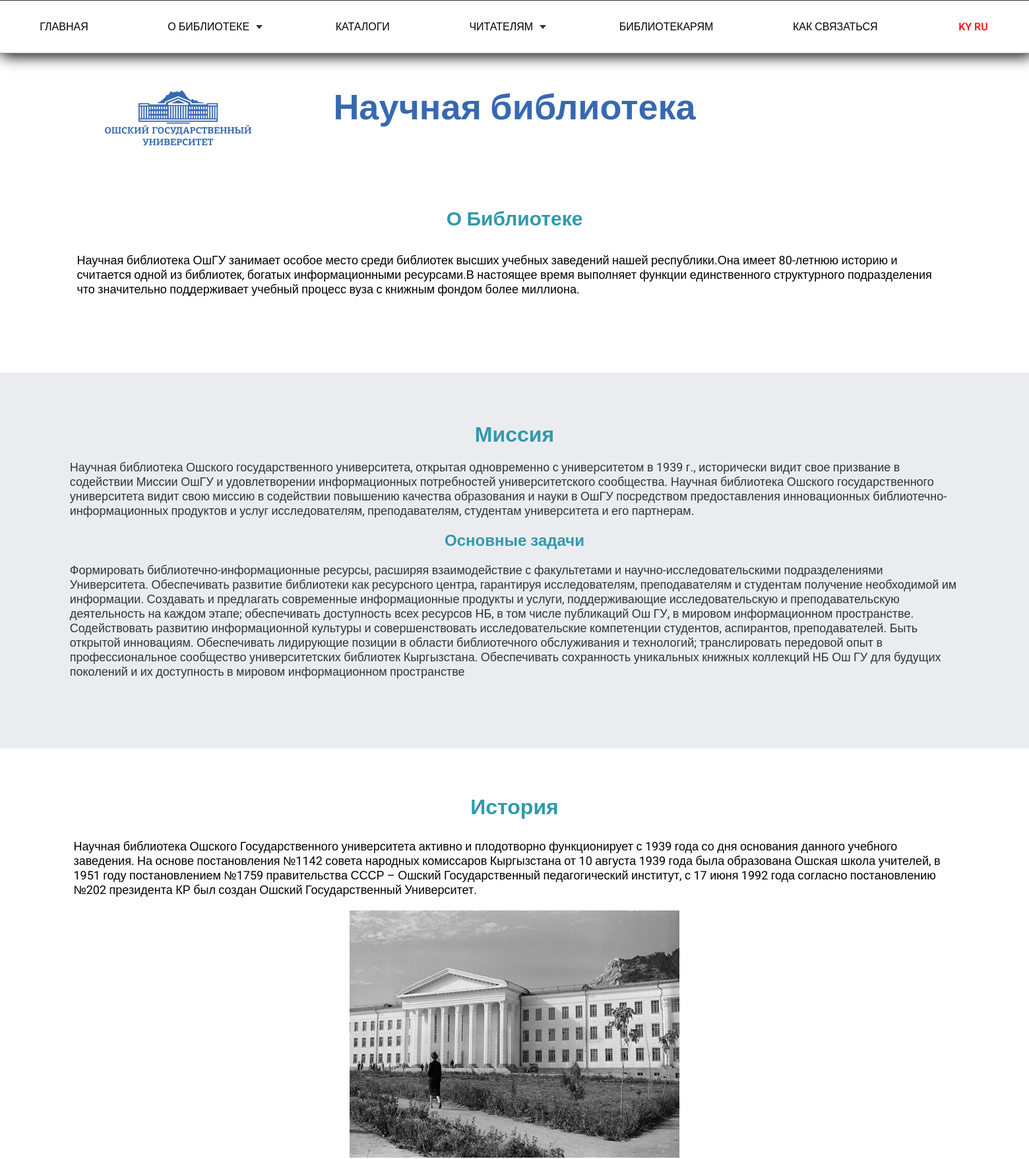
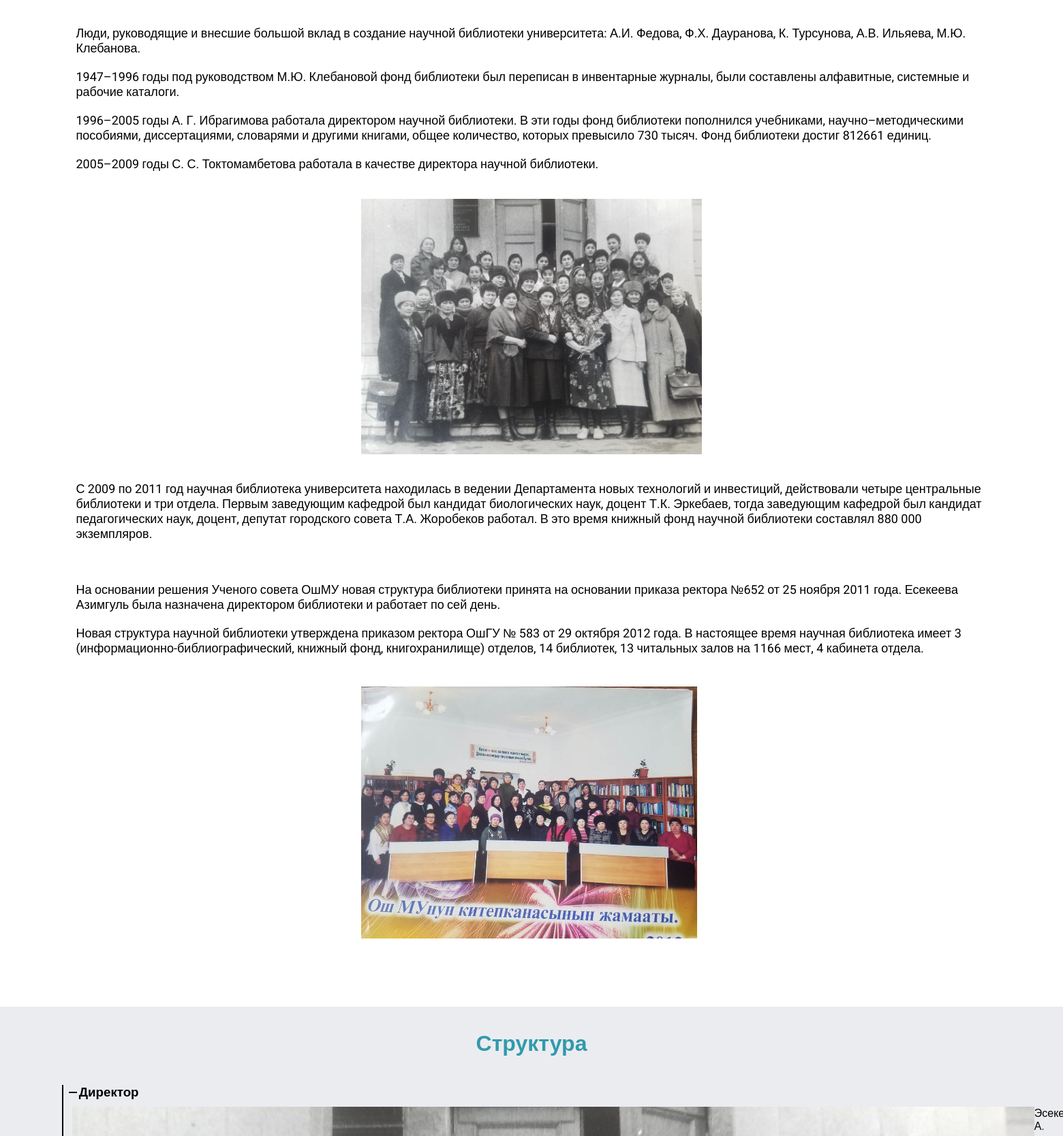
/about (upper part), run on the app's committed database (2 pictures, top to bottom).
### home/models.py (models this page shows)
class Library(models.Model):
    l_title = models.CharField(max_length=200, blank=True, null=True, verbose_name='Заголовок о библиотеке')
    l_body = models.TextField(blank=True, null=True, verbose_name='Текст о библиотеке')
    m_title = models.CharField(max_length=200, blank=True, null=True, verbose_name='Заголовок миссия')
    m_body = models.TextField(blank=True, null=True, verbose_name='Текст миссия')
    os_title = models.CharField(max_length=200, blank=True, null=True, verbose_name='Заголовок основные зад')
    os_body = models.TextField(blank=True, null=True, verbose_name='Текст основные зад')
    history_title = models.CharField(max_length=200, blank=True, null=True, verbose_name='Заголовок история')
    history_body = models.TextField(blank=True, null=True, verbose_name='Текст история')
    history_image = models.ImageField(blank=True, null=True, verbose_name='Картинки история')
    class Meta:
        verbose_name = 'О Библиотеке'
        verbose_name_plural = 'О Библиотеке'

### home/views.py (the view)
# urls.py: path('about', views.about, name='about'),
def about(request):
    library = Library.objects.filter(id=1)
    library2 = Library.objects.filter(id=2)
    library4 = Library.objects.filter(id=4)
    library5 = Library.objects.filter(id=5)
    context = {'library2': library2, 'library': library, 'library4': library4, 'library5': library5}
    return render(request, 'about.html', context)

### templates/about.html (shortened to what this page needs)
{% extends 'index.html' %}
{% load static %}
{% block content %}
{% include 'header.html' %}
<link rel="stylesheet" href="{% static 'css/secondStyle.css' %}">
{% for lib in library %}
	<div class="sec-container" id="about">
		<div class="about">
			<h1 class="about_title">{{lib.l_title}}</h1>
			<p class="about_text">{{lib.l_body}}</p>
		</div>
	</div>
<div class="bg" id="mission">
<div class="sec-container">
	<div class="mission">
		<h1 class="mission_title">{{lib.m_title}}</h1>
		<p>{{ lib.m_body }}</p>
		<h2 class="mission_title">{{ lib.os_title }}</h2>
		<p>{{lib.os_body}}</p>
	</div>
</div>
</div>
<div class="sec-container" id="history">
	<div class="history">
		<h1>{{lib.history_title}}</h1>
		<p>{{lib.history_body}}</p>
		<div class="history_img">
		<img src="{{lib.history_image.url}}" alt="">
		</div>
		{% endfor %}
		{% for lib2 in library2 %}
		<p>{{ lib2.history_body|linebreaks }}</p>
		<div class="history_img">
		<img src="{{lib2.history_image.url}}" alt="">
		</div>
		{% endfor %}
		{% for lib3 in library4 %}
		<p>{{ lib3.history_body|linebreaks }}</p>
		{% endfor %}
		{% for lib5 in library5 %}
			<p>{{ lib5.history_body|linebreaks }}</p>
			<div class="history_img">
				<img src="{{lib5.history_image.url}}" alt="">
			</div>
		{% endfor %}
	</div>
</div>
<div class="bg">
	<div class="sec-container">
		<div class="structure" id="structure">
			<h1 class="structure_title">Структура</h1>
			<div class="structure_inner">
				<div class="structure_item">
					<a href="#"><h3>Директор</h3></a>
					<div class="structure_box">
						<div class="structure_block">
							<img src="{% static '2.jpg' %}" alt="">
						</div>
						<p>Эсекеева А.</p>
					</div>
				</div>
			</div>
		</div>
	</div>
</div>
{% endblock %}

### static/css/secondStyle.css (style rules this page uses)
body { font-family: "Roboto", sans-serif; }
* { margin: 0; padding: 0; box-sizing: border-box; }
.bg { background: #EBECF0; padding: 5px; }
.sec-container { width: 87%; margin: 0 auto; }
.about { margin: 50px 0 100px; }
.about .about_title { color: #309AAC; padding: 20px; font-size: 30px; text-align: center; }
.about .about_text { font-size: 18px; padding: 15px; }
.history { margin: 50px 0 100px; }
.history h1 { text-align: center; color: #309AAC; padding: 20px; }
.history p { font-size: 18px; padding: 10px; }
.history .history_img { width: 500px; margin: 10px auto; }
.history img { width: 500px; }
.mission { margin: 50px auto 100px; }
.mission .mission_title { padding: 20px; text-align: center; color: #309AAC; }
.mission p { font-size: 18px; color: #333; }
.structure { margin: 0 0 100px; padding: 0 0 50px; }
.structure .structure_title { color: #309AAC; width: 100%; text-align: center; padding: 30px; }
.structure .structure_inner { width: 100%; }
.structure .structure_item { position: relative; }
.structure .structure_item a { text-decoration: none; color: #000; }
.structure .structure_item::before { content: ""; position: absolute; width: 2px; height: 100%; background-color: #000; transform: translate(-15px, 12px); }
.structure h3 { padding: 10px; position: relative; transition: 0.2s linear; }
.structure h3:before { content: ""; display: block; width: 12px; height: 2px; background-color: #000; transform: translate(-15px, 12px); }
.structure .structure_box { width: 100%; display: flex; }

### data on the page
Library: l_title "О Библиотеке", l_body "Научная библиотека ОшГУ занимает особое место среди библиотек высших учебных заведений нашей республики.Она имеет 80-летнюю историю и считается одной из библиотек, богатых информационными ресурсами.В настоящее время выполняет функции единственного структурного подразделения что значительно поддерживает учебный процесс вуза с книжным фондом более миллиона.", m_title "Миссия", m_body "Научная библиотека Ошского государственного университета, открытая одновременно с университетом в 1939 г., исторически видит свое призвание в содействии Миссии ОшГУ и удовлетворении информационных потребностей университетского сообщества. Научная библиотека Ошского государственного университета видит свою миссию в содействии повышению качества образования и науки в ОшГУ посредством предоставления инновационных библиотечно-информационных продуктов и услуг исследователям, преподавателям, студентам университета и его партнерам.", os_title "Основные задачи", os_body "Формировать библиотечно-информационные ресурсы, расширяя взаимодействие с факультетами и научно-исследовательскими подразделениями Университета. Обеспечивать развитие библиотеки как ресурсного центра, гарантируя исследователям, преподавателям и студентам получение необходимой им информации. Создавать и предлагать современные информационные продукты и услуги, поддерживающие исследовательскую и преподавательскую деятельность на каждом этапе; обеспечивать доступность всех ресурсов НБ, в том числе публикаций Ош ГУ, в мировом информационном пространстве. Содействовать развитию информационной культуры и совершенствовать исследовательские компетенции студентов, аспирантов, преподавателей. Быть…", history_title "История", history_body "Научная библиотека Ошского Государственного университета активно и плодотворно функционирует с 1939 года со дня основания данного учебного заведения. На основе постановления №1142 совета народных комиссаров Кыргызстана от 10 августа 1939 года была образована Ошская школа учителей, в 1951 году постановлением №1759 правительства СССР – Ошский Государственный педагогический институт, с 17 июня 1992 года согласно постановлению №202 президента КР был создан Ошский Государственный Университет.", history_image (picture)
Library: history_body "Люди, руководящие и внесшие большой вклад в создание научной библиотеки университета: А.И. Федова, Ф.Х. Дауранова, К. Турсунова, А.В. Ильяева, М.Ю. Клебанова. 1947–1996 годы под руководством М.Ю. Клебановой фонд библиотеки был переписан в инвентарные журналы, были составлены алфавитные, системные и рабочие каталоги. 1996–2005 годы А. Г. Ибрагимова работала директором научной библиотеки. В эти годы фонд библиотеки пополнился учебниками, научно–методическими пособиями, диссертациями, словарями и другими книгами, общее количество, которых превысило 730 тысяч. Фонд библиотеки достиг 812661 единиц. 2005–2009 годы С. С. Токтомамбетова работала в качестве директора научной библиотеки.", history_image (picture)
Library: history_body "С 2009 по 2011 год научная библиотека университета находилась в ведении Департамента новых технологий и инвестиций, действовали четыре центральные библиотеки и три отдела. Первым заведующим кафедрой был кандидат биологических наук, доцент Т.К. Эркебаев, тогда заведующим кафедрой был кандидат педагогических наук, доцент, депутат городского совета Т.А. Жоробеков работал. В это время книжный фонд научной библиотеки составлял 880 000 экземпляров."
Library: history_body "На основании решения Ученого совета ОшМУ новая структура библиотеки принята на основании приказа ректора №652 от 25 ноября 2011 года. Есекеева Азимгуль была назначена директором библиотеки и работает по сей день. Новая структура научной библиотеки утверждена приказом ректора ОшГУ № 583 от 29 октября 2012 года. В настоящее время научная библиотека имеет 3 (информационно-библиографический, книжный фонд, книгохранилище) отделов, 14 библиотек, 13 читальных залов на 1166 мест, 4 кабинета отдела.", history_image (picture)

### other printed values
{{ language.code }} "KY" "RU"
